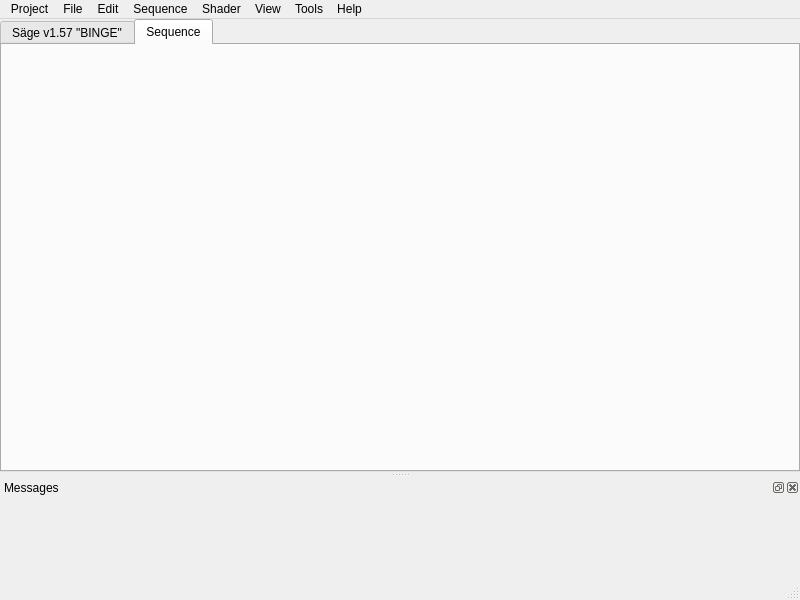
<?xml version="1.0" encoding="UTF-8"?>
<ui version="4.0">
 <class>MainWindow</class>
 <widget class="QMainWindow" name="MainWindow">
  <property name="geometry">
   <rect>
    <x>0</x>
    <y>0</y>
    <width>800</width>
    <height>600</height>
   </rect>
  </property>
  <property name="windowTitle">
   <string>Säge v1.57 &quot;BINGE&quot;</string>
  </property>
  <widget class="QWidget" name="centralwidget">
   <layout class="QVBoxLayout" name="verticalLayout">
    <property name="leftMargin">
     <number>0</number>
    </property>
    <property name="topMargin">
     <number>0</number>
    </property>
    <property name="rightMargin">
     <number>0</number>
    </property>
    <property name="bottomMargin">
     <number>0</number>
    </property>
    <item>
     <widget class="QTabWidget" name="tabWidget">
      <property name="currentIndex">
       <number>1</number>
      </property>
      <widget class="QWidget" name="tab">
       <attribute name="title">
        <string>Säge v1.57 &quot;BINGE&quot;</string>
       </attribute>
      </widget>
      <widget class="QWidget" name="tab_2">
       <attribute name="title">
        <string>Sequence</string>
       </attribute>
      </widget>
     </widget>
    </item>
   </layout>
  </widget>
  <widget class="QMenuBar" name="menubar">
   <property name="geometry">
    <rect>
     <x>0</x>
     <y>0</y>
     <width>800</width>
     <height>21</height>
    </rect>
   </property>
   <widget class="QMenu" name="menuFile">
    <property name="title">
     <string>File</string>
    </property>
    <widget class="QMenu" name="menuNew">
     <property name="title">
      <string>New</string>
     </property>
     <addaction name="actionShader_Fragment"/>
    </widget>
    <addaction name="menuNew"/>
    <addaction name="actionOpen_2"/>
    <addaction name="separator"/>
    <addaction name="actionSave_2"/>
    <addaction name="actionSave_As_2"/>
    <addaction name="separator"/>
    <addaction name="actionClose"/>
   </widget>
   <widget class="QMenu" name="menuProject">
    <property name="title">
     <string>Project</string>
    </property>
    <widget class="QMenu" name="menuRecent">
     <property name="title">
      <string>Recent Projects</string>
     </property>
     <addaction name="actionNone"/>
    </widget>
    <addaction name="actionNew"/>
    <addaction name="actionOpen"/>
    <addaction name="menuRecent"/>
    <addaction name="separator"/>
    <addaction name="actionSave"/>
    <addaction name="actionSave_As"/>
    <addaction name="actionSave_All"/>
    <addaction name="separator"/>
    <addaction name="actionClose_Project"/>
    <addaction name="separator"/>
    <addaction name="actionQuit"/>
   </widget>
   <widget class="QMenu" name="menuSequence">
    <property name="title">
     <string>Sequence</string>
    </property>
   </widget>
   <widget class="QMenu" name="menuShader">
    <property name="title">
     <string>Shader</string>
    </property>
   </widget>
   <widget class="QMenu" name="menuEdit">
    <property name="title">
     <string>Edit</string>
    </property>
   </widget>
   <widget class="QMenu" name="menuView">
    <property name="title">
     <string>View</string>
    </property>
   </widget>
   <widget class="QMenu" name="menuTools">
    <property name="title">
     <string>Tools</string>
    </property>
   </widget>
   <widget class="QMenu" name="menuHelp">
    <property name="title">
     <string>Help</string>
    </property>
    <addaction name="actionAbout"/>
   </widget>
   <addaction name="menuProject"/>
   <addaction name="menuFile"/>
   <addaction name="menuEdit"/>
   <addaction name="menuSequence"/>
   <addaction name="menuShader"/>
   <addaction name="menuView"/>
   <addaction name="menuTools"/>
   <addaction name="menuHelp"/>
  </widget>
  <widget class="QStatusBar" name="statusbar"/>
  <widget class="QDockWidget" name="dockWidget_2">
   <property name="minimumSize">
    <size>
     <width>80</width>
     <height>100</height>
    </size>
   </property>
   <property name="windowTitle">
    <string>Messages</string>
   </property>
   <attribute name="dockWidgetArea">
    <number>8</number>
   </attribute>
   <widget class="QWidget" name="dockWidgetContents_2"/>
  </widget>
  <action name="actionAbout">
   <property name="text">
    <string>About</string>
   </property>
  </action>
  <action name="actionNew">
   <property name="text">
    <string>New Project</string>
   </property>
  </action>
  <action name="actionOpen">
   <property name="text">
    <string>Open Project...</string>
   </property>
  </action>
  <action name="actionNone">
   <property name="enabled">
    <bool>false</bool>
   </property>
   <property name="text">
    <string>None</string>
   </property>
  </action>
  <action name="actionSave">
   <property name="text">
    <string>Save Project</string>
   </property>
  </action>
  <action name="actionSave_As">
   <property name="text">
    <string>Save Project As...</string>
   </property>
  </action>
  <action name="actionSave_All">
   <property name="text">
    <string>Save All</string>
   </property>
  </action>
  <action name="actionClose_Project">
   <property name="text">
    <string>Close Project</string>
   </property>
  </action>
  <action name="actionQuit">
   <property name="text">
    <string>Quit</string>
   </property>
  </action>
  <action name="actionShader_Fragment">
   <property name="text">
    <string>Shader Fragment</string>
   </property>
  </action>
  <action name="actionOpen_2">
   <property name="text">
    <string>Open...</string>
   </property>
  </action>
  <action name="actionSave_2">
   <property name="text">
    <string>Save</string>
   </property>
  </action>
  <action name="actionSave_As_2">
   <property name="text">
    <string>Save As...</string>
   </property>
  </action>
  <action name="actionClose">
   <property name="text">
    <string>Close</string>
   </property>
  </action>
 </widget>
 <resources/>
 <connections/>
</ui>
